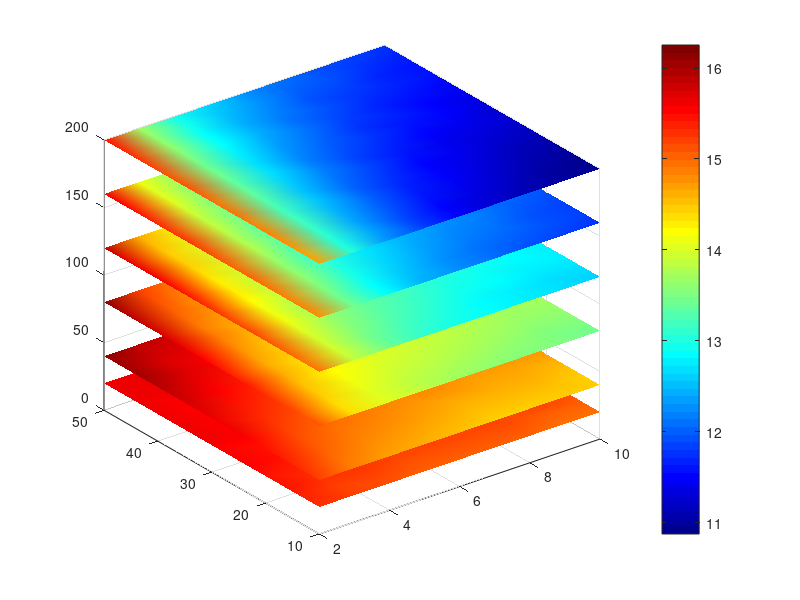

Write MATLAB code to recreate this figure. (Note: this script raises an error after producing the figure.)
%load('100yearsB.mat','ep')
%load('100yearsB.mat','n')

Gam20 = load('100yearsB.mat','F1AvgGamhat');
Gam40 = load('100yearsB.mat','F2AvgGamhat');
Gam60 = load('100yearsB.mat','F3AvgGamhat');
Gam80 = load('100yearsB.mat','F4AvgGamhat');
Gam100 = load('100yearsB.mat','AvgGamhat');

Gam20 = Gam20.F1AvgGamhat;
Gam40 = Gam40.F2AvgGamhat;
Gam60 = Gam60.F3AvgGamhat;
Gam80 = Gam80.F4AvgGamhat;
Gam100 = Gam100.AvgGamhat;

Temp20 = load('100yearsB.mat','F1AvgThat');
Temp40 =load('100yearsB.mat','F2AvgThat');
Temp60 =load('100yearsB.mat','F3AvgThat');
Temp80 =load('100yearsB.mat','F4AvgThat');
Temp100 =load('100yearsB.mat','AvgThat');

Temp20 = Temp20.F1AvgThat;
Temp40 = Temp40.F2AvgThat;
Temp60 = Temp60.F3AvgThat;
Temp80 = Temp80.F4AvgThat;
Temp100 = Temp100.AvgThat;


%Gam40 = load('ClimData2a.mat','F1AvgGamhat');
%Gam80 = load('ClimData2a.mat','F2AvgGamhat');
Gam120 = load('200yearsB.mat','F3AvgGamhat');
Gam160 = load('200yearsB.mat','F4AvgGamhat');
Gam200 = load('200yearsB.mat','AvgGamhat');

Gam120 = Gam120.F3AvgGamhat;
Gam160 = Gam160.F4AvgGamhat;
Gam200 = Gam200.AvgGamhat;

%Temp40 = load('ClimData2a.mat','F1AvgThat');
%Temp80 = load('ClimData2a.mat','F2AvgThat');
Temp120 = load('200yearsB.mat','F3AvgThat');
Temp160 = load('200yearsB.mat','F4AvgThat');
Temp200 = load('200yearsB.mat','AvgThat');

Temp120 = Temp120.F3AvgThat;
Temp160 = Temp160.F4AvgThat;
Temp200 = Temp200.AvgThat;

GamHatSq = cat(3,Gam20,Gam40,Gam60,Gam80,Gam100,Gam120,Gam160,Gam200);
TempSq = cat(3,Temp20,Temp40,Temp60,Temp80,Temp100,Temp120,Temp160,Temp200);

GamHatSq2 = zeros(size(GamHatSq,2),size(GamHatSq,1),size(GamHatSq,3));
TempSq2 = zeros(size(TempSq,2),size(TempSq,1),size(TempSq,3));

for j = 1:size(GamHatSq,2)
    for i = 1:size(GamHatSq,1)
        for k = 1:size(GamHatSq,3)
            GamHatSq2(j,i,k) = GamHatSq(i,j,k);
            TempSq2(j,i,k) = TempSq(i,j,k);
        end
    end
end

n = [2,3,4,5,6,7,8,9,10];
ep = [10,13,16,20,23,26,29,32,35,38,41,44,47,50];
delt = [20,40,60,80,100,120,160,200];
[nn, yy, deltt] = meshgrid(n,ep,delt);

%clf
%isosurface(nn, yy, deltt, 288*TempSq2 - 273.15)
%colorbar
%colormap jet
%[fe, ve, ce] = isocaps(nn, yy, deltt, 288*TempSq2- 273.15, 0);
%p2 = patch('Faces', fe, 'Vertices', ve, 'FaceVertexCData', ce);
%p2.FaceColor = 'interp';
%p2.EdgeColor = 'none' ;
%grid on
%xlabel('n','fontsize',18,'interpreter','latex');
%ylabel('$\Delta t$','fontsize',18,'interpreter','latex');
%zlabel({'Timespan','Years'},'fontsize',18,'interpreter','latex');
%title('Temperatures');
%set(gca, 'clim', [12 22])
%set(get(colorbar, 'title'), 'string', 'K', 'FontW', 'bold', 'fontname', 'Times New Roman', 'fontsize', 14);


figure
slice(nn,yy,deltt,288*TempSq2 - 273.15,[],[],[20 40 80 120 160 200])
colorbar
colormap jet
shading interp
c = colorbar;
c.Label.String = 'Temperature (Celsius)';
c.Label.FontSize = 18;
c.Label.Interpreter = 'latex';
%title('Temperature with gain $G = \frac{6 \alpha(0)}{10}$','fontsize',18,'interpreter','latex');
set(gca, 'clim', [12 25],'FontSize',13)
xlabel('n','fontsize',18,'interpreter','latex');
ylabel('$\Delta t$ (years)','fontsize',18,'interpreter','latex');
zlabel('Time (years)','fontsize',18,'interpreter','latex');
view(-40,10)

figure
slice(nn,yy,deltt,280*GamHatSq2,[],[],[20 40 80 120 160 200])
colorbar
colormap jet
shading interp
c = colorbar;
c.Label.String = 'CO2 (ppm)';
c.Label.FontSize = 18;
c.Label.Interpreter = 'latex';
%title('Temperature with gain $G = \frac{6 \alpha(0)}{10}$','fontsize',18,'interpreter','latex');
set(gca, 'clim', [100 500],'FontSize',13)
xlabel('n','fontsize',18,'interpreter','latex');
ylabel('$\Delta t$ (years)','fontsize',18,'interpreter','latex');
zlabel('Time (years)','fontsize',18,'interpreter','latex');
view(-40,10)